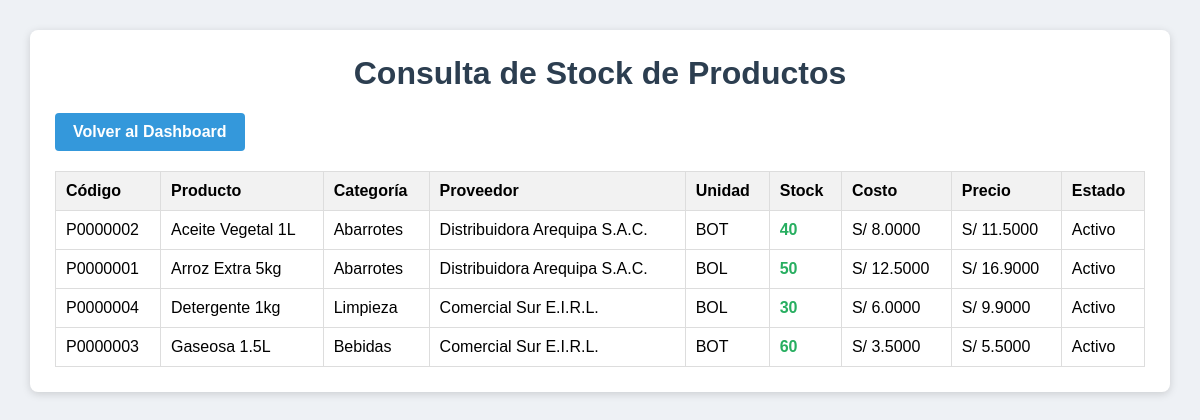
The page /consultas/stock_productos.php (signed in) on the database its author committed.
### tables this page shows
CREATE TABLE Productos (
    idproducto  VARCHAR(10)     NOT NULL,
    idproveedor VARCHAR(3)      NOT NULL,
    nomproducto VARCHAR(128)    NOT NULL,
    unimed      VARCHAR(15)     NULL,
    stock       INT             NOT NULL DEFAULT 0,
    cosuni      DECIMAL(10,4)   NOT NULL DEFAULT 0,
    preuni      DECIMAL(10,4)   NOT NULL DEFAULT 0,
    idcategoria CHAR(2)         NOT NULL,
    estado      CHAR(1)         NOT NULL DEFAULT '1',
    PRIMARY KEY (idproducto),
    CONSTRAINT fk_producto_proveedor FOREIGN KEY (idproveedor) REFERENCES Proveedores(idproveedor),
    CONSTRAINT fk_producto_categoria FOREIGN KEY (idcategoria) REFERENCES Categorias(idcategoria)
);

CREATE TABLE Categorias (
    idcategoria  CHAR(2)      NOT NULL,
    nomcategoria VARCHAR(128) NOT NULL,
    PRIMARY KEY (idcategoria)
);

CREATE TABLE Proveedores (
    idproveedor    VARCHAR(3)   NOT NULL,
    nomproveedor   VARCHAR(128) NOT NULL,
    rucproveedor   VARCHAR(11)  NULL,
    dirproveedor   VARCHAR(128) NULL,
    telproveedor   VARCHAR(9)   NULL,
    emailproveedor VARCHAR(64)  NULL,
    PRIMARY KEY (idproveedor)
);

### conexion/funciones.php (called while the page is built, shortened)
<?php
function escapar($html) {
    return htmlspecialchars((string)$html, ENT_QUOTES, 'UTF-8');
}

### consultas/stock_productos.php (the view, shortened to what this page needs)
<?php
require_once "../conexion/conexion.php";
require_once "../conexion/funciones.php";
$sql = "SELECT
            p.idproducto,
            p.nomproducto,
            c.nomcategoria,
            pr.nomproveedor,
            p.unimed,
            p.stock,
            p.cosuni,
            p.preuni,
            p.estado
        FROM Productos p
        INNER JOIN Categorias c
            ON p.idcategoria = c.idcategoria
        INNER JOIN Proveedores pr
            ON p.idproveedor = pr.idproveedor
        ORDER BY p.nomproducto";
$stmt = mysqli_prepare($conexion, $sql);
mysqli_stmt_execute($stmt);
$resultado = mysqli_stmt_get_result($stmt);
?>
<!DOCTYPE html>
<html lang="es">
<head>
</head>
<body>
<div class="contenedor">
<h1>Consulta de Stock de Productos</h1>
<a href="../dashboard.php" class="btn azul">
Volver al Dashboard
</a>
<table>
<thead>
<tr>
<th>Código</th>
<th>Producto</th>
<th>Categoría</th>
<th>Proveedor</th>
<th>Unidad</th>
<th>Stock</th>
<th>Costo</th>
<th>Precio</th>
<th>Estado</th>
</tr>
</thead>
<tbody>
<?php
while($fila=mysqli_fetch_assoc($resultado))
{
?>
<tr>
<td>
<?php echo escapar($fila["idproducto"]); ?>
</td>
<td>
<?php echo escapar($fila["nomproducto"]); ?>
</td>
<td>
<?php echo escapar($fila["nomcategoria"]); ?>
</td>
<td>
<?php echo escapar($fila["nomproveedor"]); ?>
</td>
<td>
<?php echo escapar($fila["unimed"]); ?>
</td>
<td>
<?php
if($fila["stock"]==0)
{
    echo "<span class='stock-agotado'>".$fila["stock"]."</span>";
}
elseif($fila["stock"]<=10)
{
    echo "<span class='stock-bajo'>".$fila["stock"]."</span>";
}
else
{
    echo "<span class='stock-alto'>".$fila["stock"]."</span>";
}
?>
</td>
<td>
S/
<?php echo number_format($fila["cosuni"],4); ?>
</td>
<td>
S/
<?php echo number_format($fila["preuni"],4); ?>
</td>
<td>
<?php
if($fila["estado"]=="1")
{
    echo "Activo";
}
else
{
    echo "Inactivo";
}
?>
</td>
</tr>
<?php
}
?>
</tbody>
</table>
</div>
</body>
</html>

### consultas/stock_productos.php (style rules this page uses)
* { box-sizing:border-box; }
body { margin:0; padding:30px; background:#eef1f5; font-family:Arial, Helvetica, sans-serif; }
.contenedor { max-width:1200px; margin:auto; background:white; padding:25px; border-radius:8px; box-shadow:0 2px 8px rgba(0,0,0,.15); }
h1 { margin-top:0; color:#2c3e50; text-align:center; }
table { width:100%; border-collapse:collapse; margin-top:20px; }
table th, table td { border:1px solid #ddd; padding:10px; text-align:left; }
table th { background:#f2f2f2; }
.btn { display:inline-block; padding:10px 18px; text-decoration:none; color:white; border-radius:4px; font-weight:bold; }
.azul { background:#3498db; }
.stock-alto { color:#27ae60; font-weight:bold; }

### rows shown on the page
productos: idproducto "P0000002", nomproducto "Aceite Vegetal 1L", idcategoria.nomcategoria "Abarrotes", idproveedor.nomproveedor "Distribuidora Arequipa S.A.C.", unimed "BOT", stock "40", cosuni "8.0000", preuni "11.5000", estado "Activo"
productos: idproducto "P0000001", nomproducto "Arroz Extra 5kg", idcategoria.nomcategoria "Abarrotes", idproveedor.nomproveedor "Distribuidora Arequipa S.A.C.", unimed "BOL", stock "50", cosuni "12.5000", preuni "16.9000", estado "Activo"
productos: idproducto "P0000004", nomproducto "Detergente 1kg", idcategoria.nomcategoria "Limpieza", idproveedor.nomproveedor "Comercial Sur E.I.R.L.", unimed "BOL", stock "30", cosuni "6.0000", preuni "9.9000", estado "Activo"
productos: idproducto "P0000003", nomproducto "Gaseosa 1.5L", idcategoria.nomcategoria "Bebidas", idproveedor.nomproveedor "Comercial Sur E.I.R.L.", unimed "BOT", stock "60", cosuni "3.5000", preuni "5.5000", estado "Activo"
